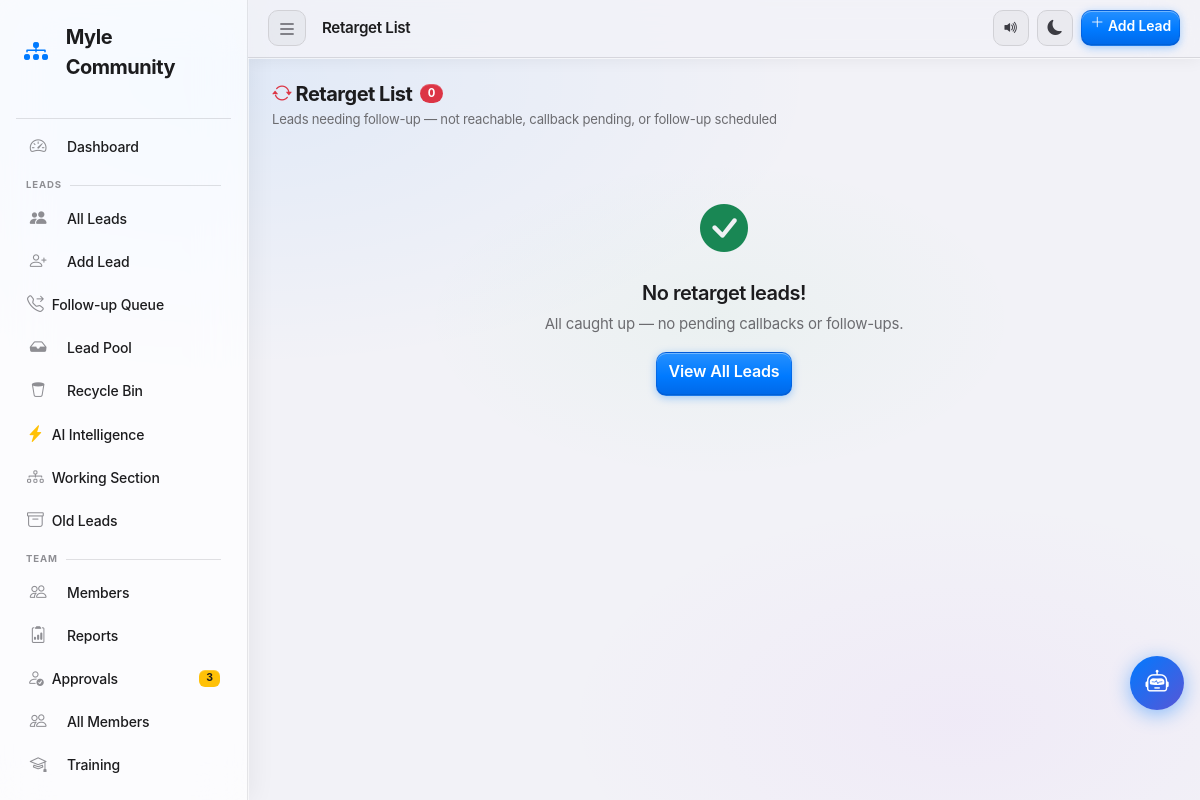
/retarget (signed in), run on an earlier commit of the app's database.
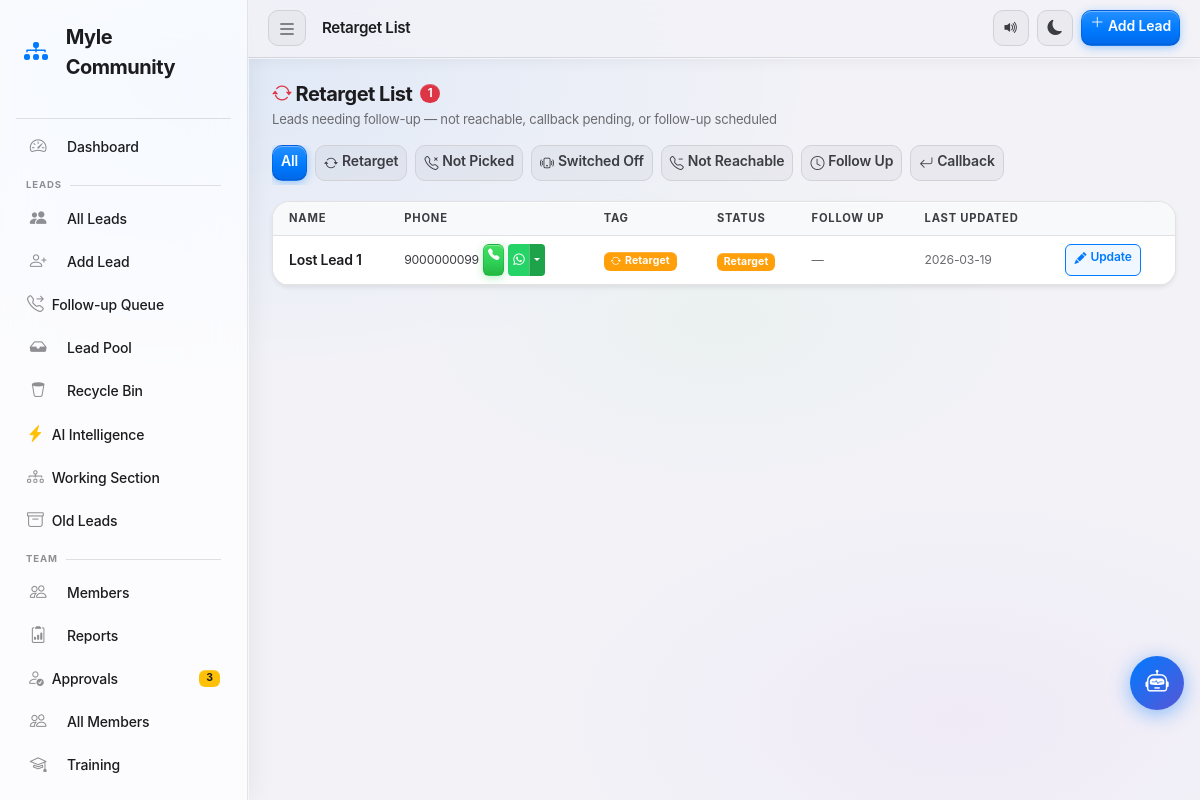
And on a later commit of the database.
### tables this page shows
CREATE TABLE leads (
            id          INTEGER PRIMARY KEY AUTOINCREMENT,
            name        TEXT    NOT NULL,
            phone       TEXT    NOT NULL,
            email       TEXT,
            referred_by TEXT,
            status      TEXT    NOT NULL DEFAULT 'New',
            payment_done INTEGER NOT NULL DEFAULT 0,
            payment_amount REAL  NOT NULL DEFAULT 0.0,
            day1_done   INTEGER NOT NULL DEFAULT 0,
            day2_done   INTEGER NOT NULL DEFAULT 0,
            interview_done INTEGER NOT NULL DEFAULT 0,
            notes       TEXT,
            created_at  TEXT    NOT NULL DEFAULT (datetime('now','localtime')),
            updated_at  TEXT    NOT NULL DEFAULT (datetime('now','localtime'))
        , assigned_to TEXT NOT NULL DEFAULT '', source TEXT NOT NULL DEFAULT '', revenue REAL NOT NULL DEFAULT 0.0, follow_up_date TEXT NOT NULL DEFAULT '', call_result TEXT NOT NULL DEFAULT '', city TEXT NOT NULL DEFAULT '', deleted_at TEXT NOT NULL DEFAULT '', in_pool INTEGER NOT NULL DEFAULT 0, pool_price REAL NOT NULL DEFAULT 0.0, claimed_at TEXT NOT NULL DEFAULT '', track_selected TEXT NOT NULL DEFAULT '', track_price REAL NOT NULL DEFAULT 0.0, seat_hold_amount REAL NOT NULL DEFAULT 0.0, pending_amount REAL NOT NULL DEFAULT 0.0, last_contacted TEXT NOT NULL DEFAULT '', contact_count INTEGER NOT NULL DEFAULT 0, follow_up_time TEXT NOT NULL DEFAULT '', day1_batch TEXT NOT NULL DEFAULT '', day2_batch TEXT NOT NULL DEFAULT '', day3_batch TEXT NOT NULL DEFAULT '', d1_morning INTEGER NOT NULL DEFAULT 0, d1_afternoon INTEGER NOT NULL DEFAULT 0, d1_evening INTEGER NOT NULL DEFAULT 0, d2_morning INTEGER NOT NULL DEFAULT 0, d2_afternoon INTEGER NOT NULL DEFAULT 0, d2_evening INTEGER NOT NULL DEFAULT 0, working_date TEXT NOT NULL DEFAULT '', daily_score INTEGER NOT NULL DEFAULT 0, pipeline_stage TEXT NOT NULL DEFAULT 'enrollment', current_owner TEXT NOT NULL DEFAULT '', call_status TEXT NOT NULL DEFAULT 'Not Called Yet', priority_score INTEGER NOT NULL DEFAULT 0, seat_hold_expiry TEXT NOT NULL DEFAULT '');

### app.py (the view)
@app.route('/retarget')
@login_required
def retarget():
    db = get_db()
    rt_placeholders = ','.join('?' * len(RETARGET_TAGS))
    query  = f"""SELECT * FROM leads
                WHERE in_pool=0 AND deleted_at=''
                AND status NOT IN ('Converted','Fully Converted','Lost')
                AND (call_result IN ({rt_placeholders}) OR status='Retarget')"""
    params = list(RETARGET_TAGS)
    if session.get('role') != 'admin':
        query += " AND assigned_to=?"
        params.append(session['username'])
    query += " ORDER BY updated_at DESC"
    leads_list = db.execute(query, params).fetchall()
    db.close()
    return render_template('retarget.html',
                           leads=leads_list,
                           call_result_tags=CALL_RESULT_TAGS,
                           statuses=STATUSES)

### app.py (called while the page is built)
def _check_session_valid():
    username = session.get('username')
    if not username:
        return False
    try:
        db = get_db()
        row = db.execute(
            "SELECT status FROM users WHERE username=?", (username,)
        ).fetchone()
        db.close()
        if not row or row['status'] != 'approved':
            session.clear()
            return False
        return True
    except Exception as e:
        app.logger.error(f"_check_session_valid() DB error: {e}")
        return True  # fail-open: let the route handle the DB error

def login_required(f):
    @wraps(f)
    def decorated(*args, **kwargs):
        if 'username' not in session:
            flash('Please log in to continue.', 'warning')
            return redirect(url_for('login'))
        if not _check_session_valid():
            flash('Your account is no longer active. Please contact an admin.', 'danger')
            return redirect(url_for('login'))
        return f(*args, **kwargs)
    return decorated

@app.context_processor
def inject_csrf_token():
    return {'csrf_token': session.get('_csrf_token', '')}

### templates/retarget.html (shortened to what the changed rows need)
{% extends "base.html" %}
{% block content %}
<div class="mb-3">
  <div class="d-flex align-items-center gap-2 mb-1">
    <h5 class="fw-bold mb-0"><i class="bi bi-arrow-repeat me-1 text-danger"></i>Retarget List</h5>
    <span class="badge bg-danger rounded-pill">{{ leads|length }}</span>
  </div>
</div>
{% if leads %}
<div class="d-flex gap-2 mb-3" style="overflow-x:auto; padding-bottom:4px; -webkit-overflow-scrolling:touch; scrollbar-width:none; white-space:nowrap; flex-wrap:nowrap;">
  <a href="{{ url_for('retarget') }}" class="btn btn-sm flex-shrink-0 {% if not request.args.get('tag') %}btn-primary{% else %}btn-outline-secondary{% endif %}">All</a>
  <a href="{{ url_for('retarget', tag='Retarget') }}" class="btn btn-sm flex-shrink-0 {% if request.args.get('tag')=='Retarget' %}btn-secondary{% else %}btn-outline-secondary{% endif %}">
    <i class="bi bi-arrow-repeat me-1"></i>Retarget
  </a>
  <a href="{{ url_for('retarget', tag='Call Not Picked') }}" class="btn btn-sm flex-shrink-0 {% if request.args.get('tag')=='Call Not Picked' %}btn-warning text-dark{% else %}btn-outline-secondary{% endif %}">
    <i class="bi bi-telephone-x me-1"></i>Not Picked
  </a>
  <a href="{{ url_for('retarget', tag='Phone Switched Off') }}" class="btn btn-sm flex-shrink-0 {% if request.args.get('tag')=='Phone Switched Off' %}btn-danger{% else %}btn-outline-secondary{% endif %}">
    <i class="bi bi-phone-vibrate me-1"></i>Switched Off
  </a>
  <a href="{{ url_for('retarget', tag='Not Reachable') }}" class="btn btn-sm flex-shrink-0 {% if request.args.get('tag')=='Not Reachable' %}btn-danger{% else %}btn-outline-secondary{% endif %}">
    <i class="bi bi-telephone-minus me-1"></i>Not Reachable
  </a>
  <a href="{{ url_for('retarget', tag='Follow Up Later') }}" class="btn btn-sm flex-shrink-0 {% if request.args.get('tag')=='Follow Up Later' %}btn-warning text-dark{% else %}btn-outline-secondary{% endif %}">
    <i class="bi bi-clock me-1"></i>Follow Up
  </a>
  <a href="{{ url_for('retarget', tag='Callback Requested') }}" class="btn btn-sm flex-shrink-0 {% if request.args.get('tag')=='Callback Requested' %}btn-info text-dark{% else %}btn-outline-secondary{% endif %}">
    <i class="bi bi-arrow-return-left me-1"></i>Callback
  </a>
</div>
<div class="card border-0 shadow-sm" style="border-radius:12px;">
  <div class="card-body p-0">
    <div class="table-responsive">
      <table class="table table-hover mb-0 align-middle">
        <thead class="table-light">
          <tr>
            <th class="ps-3">Name</th>
            <th>Phone</th>
            <th>Tag</th>
            <th>Status</th>
            <th>Follow Up</th>
            <th>Last Updated</th>
            <th></th>
          </tr>
        </thead>
        <tbody>
          {% set tag_filter = request.args.get('tag', '') %}
          {% for lead in leads %}
          {% if not tag_filter or
               (tag_filter == 'Retarget' and lead.status == 'Retarget') or
               (tag_filter != 'Retarget' and lead.call_result == tag_filter) %}
          <tr>
            <td class="fw-semibold ps-3">{{ lead.name }}</td>
            <td>
              <div class="d-flex align-items-center gap-1">
                <span class="small">{{ lead.phone }}</span>
                <a href="tel:{{ lead.phone }}" class="btn btn-xs btn-success px-1 py-0"
                   title="Call" style="font-size:0.72rem;line-height:1.5;">
                  <i class="bi bi-telephone-fill"></i>
                </a>
                <div class="btn-group" role="group">
                  <a href="https://wa.me/{{ lead.phone|wa_phone }}"
                     class="btn btn-xs px-1 py-0" target="_blank" rel="noopener"
                     title="WhatsApp" style="background:#25D366;color:#fff;font-size:0.72rem;line-height:1.5;border-radius:4px 0 0 4px;">
                    <i class="bi bi-whatsapp"></i>
                  </a>
                  <button type="button" class="btn btn-xs dropdown-toggle dropdown-toggle-split px-1"
                          style="background:#1ea34b;color:#fff;font-size:0.72rem;line-height:1.5;border-radius:0 4px 4px 0;border-left:1px solid rgba(255,255,255,0.3);"
                          data-bs-toggle="dropdown" aria-expanded="false">
                  </button>
                </div>
              </div>
            </td>
            <td>
              {% if lead.status == 'Retarget' and not lead.call_result %}
                <span class="badge status-Retarget"><i class="bi bi-arrow-repeat me-1"></i>Retarget</span>
              {% elif lead.call_result == 'Call Not Picked' %}
                <span class="badge bg-warning text-dark"><i class="bi bi-telephone-x me-1"></i>Not Picked</span>
              {% elif lead.call_result == 'Phone Switched Off' %}
                <span class="badge bg-danger"><i class="bi bi-phone-vibrate me-1"></i>Switched Off</span>
              {% elif lead.call_result == 'Not Reachable' %}
                <span class="badge bg-danger"><i class="bi bi-telephone-minus me-1"></i>Not Reachable</span>
              {% elif lead.call_result == 'Follow Up Later' %}
                <span class="badge bg-warning text-dark"><i class="bi bi-clock me-1"></i>Follow Up</span>
              {% elif lead.call_result == 'Callback Requested' %}
                <span class="badge bg-info text-dark"><i class="bi bi-arrow-return-left me-1"></i>Callback</span>
              {% elif lead.status == 'Retarget' %}
                <span class="badge status-Retarget"><i class="bi bi-arrow-repeat me-1"></i>Retarget</span>
              {% endif %}
            </td>
            <td><span class="badge status-{{ lead.status|replace(' ','') }}">{{ lead.status }}</span></td>
            <td class="text-muted small">
              {% if lead.follow_up_date %}
                <span class="badge bg-primary-subtle text-primary">{{ lead.follow_up_date }}</span>
              {% else %}—{% endif %}
            </td>
            <td class="text-muted small">{{ lead.updated_at[:10] }}</td>
            <td>
              <a href="{{ url_for('edit_lead', lead_id=lead.id) }}" class="btn btn-xs btn-outline-primary">
                <i class="bi bi-pencil-fill me-1"></i>Update
              </a>
            </td>
          </tr>
          {% endif %}
          {% endfor %}
        </tbody>
      </table>
    </div>
  </div>
</div>
{% else %}
<div class="text-center py-5">
  <i class="bi bi-check-circle-fill text-success" style="font-size:3rem;"></i>
  <h5 class="mt-3 fw-semibold">No retarget leads!</h5>
  <p class="text-muted">All caught up — no pending callbacks or follow-ups.</p>
  <a href="{{ url_for('leads') }}" class="btn btn-primary">View All Leads</a>
</div>
{% endif %}
{% endblock %}

What changed in the data, as far as the page shows it:
added leads: name "Lost Lead 1", phone "9000000099", call_result "Retarget", status "Retarget", updated_at "2026-03-19"
Also different on the page:
{{ leads|length }}: "0" → "1"
text no longer shown: "No retarget leads! All caught up — no pending callbacks or follow-ups. View All Leads"
text now shown: "All Retarget Not Picked Switched Off Not Reachable Follow Up Callback NAME PHONE TAG STATUS FOLLOW UP LAST UPDATED"
